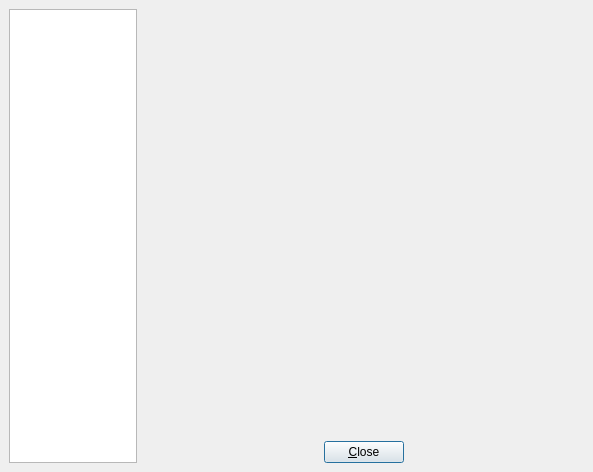
<ui version="4.0" >
 <class>preferencesDialog</class>
 <widget class="QDialog" name="preferencesDialog" >
  <property name="geometry" >
   <rect>
    <x>0</x>
    <y>0</y>
    <width>593</width>
    <height>472</height>
   </rect>
  </property>
  <property name="windowTitle" >
   <string>Dialog</string>
  </property>
  <layout class="QHBoxLayout" >
   <property name="margin" >
    <number>9</number>
   </property>
   <property name="spacing" >
    <number>6</number>
   </property>
   <item>
    <widget class="QListWidget" name="contentsWidget" >
     <property name="maximumSize" >
      <size>
       <width>128</width>
       <height>16777215</height>
      </size>
     </property>
    </widget>
   </item>
   <item>
    <layout class="QVBoxLayout" >
     <property name="margin" >
      <number>0</number>
     </property>
     <property name="spacing" >
      <number>6</number>
     </property>
     <item>
      <widget class="QStackedWidget" name="pagesWidget" >
       <property name="currentIndex" >
        <number>0</number>
       </property>
       <widget class="QWidget" name="page" />
      </widget>
     </item>
     <item>
      <layout class="QHBoxLayout" >
       <property name="margin" >
        <number>0</number>
       </property>
       <property name="spacing" >
        <number>6</number>
       </property>
       <item>
        <spacer>
         <property name="orientation" >
          <enum>Qt::Horizontal</enum>
         </property>
         <property name="sizeHint" >
          <size>
           <width>40</width>
           <height>20</height>
          </size>
         </property>
        </spacer>
       </item>
       <item>
        <widget class="QPushButton" name="closeButton" >
         <property name="text" >
          <string>&amp;Close</string>
         </property>
        </widget>
       </item>
       <item>
        <spacer>
         <property name="orientation" >
          <enum>Qt::Horizontal</enum>
         </property>
         <property name="sizeHint" >
          <size>
           <width>40</width>
           <height>20</height>
          </size>
         </property>
        </spacer>
       </item>
      </layout>
     </item>
    </layout>
   </item>
  </layout>
 </widget>
 <resources/>
 <connections>
  <connection>
   <sender>closeButton</sender>
   <signal>clicked()</signal>
   <receiver>preferencesDialog</receiver>
   <slot>close()</slot>
   <hints>
    <hint type="sourcelabel" >
     <x>363</x>
     <y>447</y>
    </hint>
    <hint type="destinationlabel" >
     <x>296</x>
     <y>235</y>
    </hint>
   </hints>
  </connection>
 </connections>
</ui>
